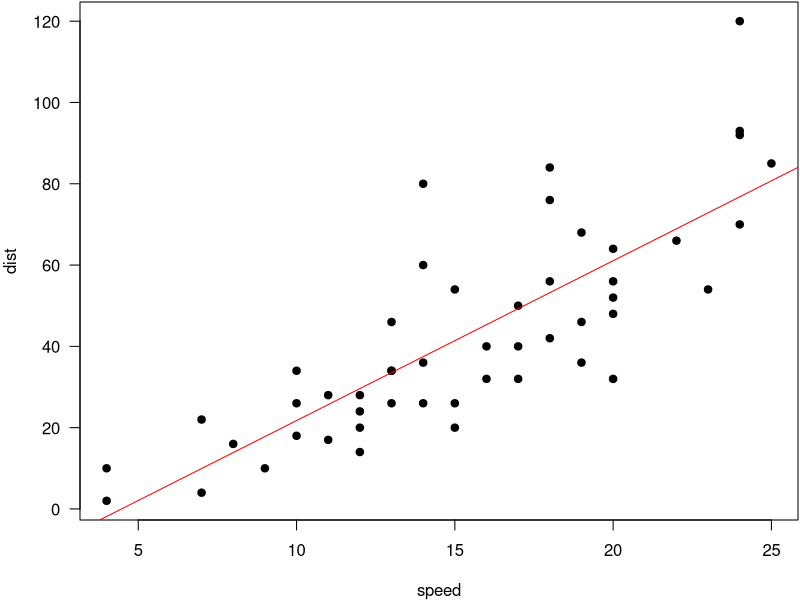
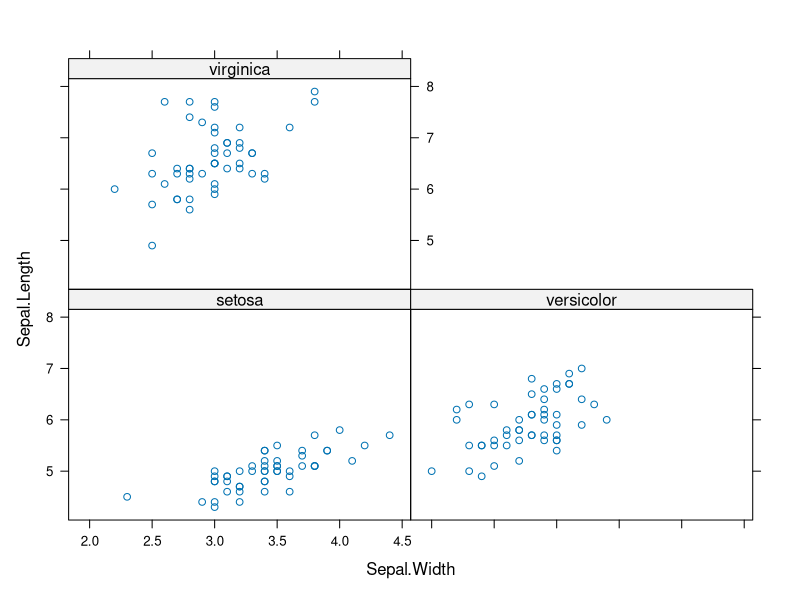

The R source for these figures, in order:
## ---- chunk 1
options(digits = 4)
fit = lm(dist ~ speed, data = cars)
coef(summary(fit))
b = coef(fit)
## ---- chunk 2
par(mar = c(4, 4, .1, .1), las = 1)
plot(cars, pch = 19)
abline(fit, col = 'red')
## ---- chunk 3
x<-8
## ---- chunk 4
df <- data.frame(c1 = letters[1:3], c2 = 1:3, c3 = c(1, -1, 3.0), 
    stringsAsFactors = F)  
sapply(df, mode)
sapply(df, class) 
sapply(df, typeof)
## ---- chunk 5
x1 <- c(1, 2, 3, 4)  # 创建数值型向量,可写成x1=c(1:4)
x2 <- c("a", "b", "c", "d")  # 创建字符型变量
x3 <- c(TRUE, FALSE, FALSE, TRUE)  # 创建逻辑型变量
## ---- chunk 6
w<-seq(1:10)
x<-sqrt(w)
tow_number<-w+x
## ---- chunk 7
A <- matrix(1:6,2,3)
AA<-as.vector(A)
## ---- chunk 8
x <- c(19, 84, 64, 2)
order(x)
rank(x)
sort(x)
## ---- chunk 9
df1 <- data.frame(name = c("aa", "bb", "cc"), age = c(20, 29, 30), 
                  sex = c("f", "m", "f"))
selectresult1 <- subset(df1, name == "aa", select = c(age, sex))
selectresult2 <- subset(df1, name == "aa" & sex == "f", select = c(age, sex))
## ---- chunk 10
# if-else语句
x <- c("what","is","truth")
if ("Truth" %in% x) {
  print("Truth is found")
} else {
  print("Truth is not found")
}
## ---- chunk 11
library(lattice)
attach(iris)
xyplot(Sepal.Length ~ Sepal.Width | Species)
detach(iris)
